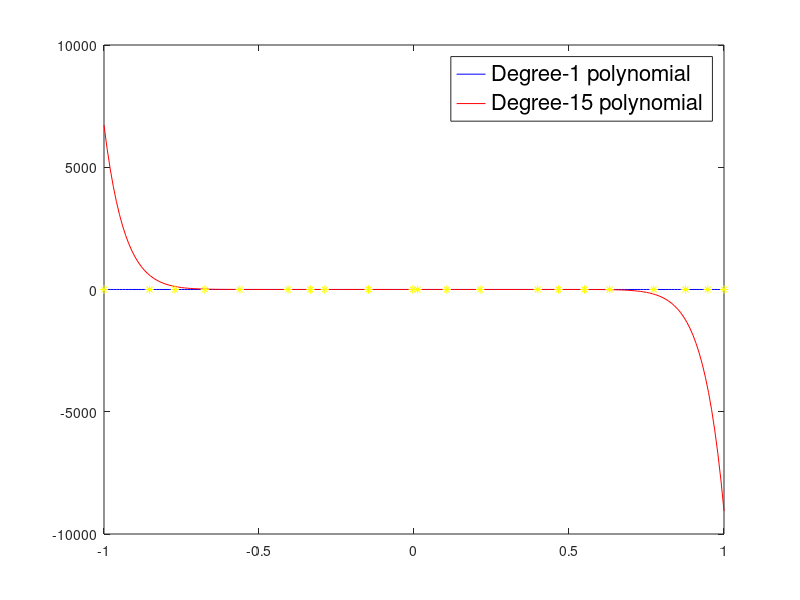

This figure's MATLAB source:
function QRLS_poly

% Generate Data
x=[-1:0.1:1]';
m=length(x);   % We have m=21.
x(2:end-1,1)=x(2:end-1,1)+0.1*rand(m-2,1);
y=x+0.2*randn(m,1);

% Use polynomial of degree 1 for regression.
deg=1;
n=deg+1;  % we have deg+1 basis functions.
[c1]=QR_LS_poly(x,y,n);

% Use polynomial of degree 8 for regression.
deg=15;
n=deg+1;
[c15]=QR_LS_poly(x,y,n);

% Plot the results.
xt=[-1:0.01:1]';
% Plot degree-1 polynomial regression in blue.
c=c1;
for i=1:length(xt)
    yt(i,1)=0;
    for j=1:length(c)
        yt(i,1)=yt(i,1)+c(j)*(xt(i,1))^(j-1);
    end
end
plot(xt,yt,'b');
hold on;
% Plot degree-15 polynomial regression in red.
c=c15;
for i=1:length(xt)
    yt(i,1)=0;
    for j=1:length(c)
        yt(i,1)=yt(i,1)+c(j)*(xt(i,1))^(j-1);
    end
end
plot(xt,yt,'r');
hold on;
plot(x,y,'y*');
legend({'Degree-1 polynomial','Degree-15 polynomial'},'FontSize',16)
%axis ([-2 2 -2 2])
hold off

%%%%%%%%%%%%%%%%%%%%%%%%%%%%%%%%%%
%%% Complete the following function to compute coefficients via QR Least squre.
%%%%%%%%%%%%%%%%%%%%%%%%%%%%%%%%%%%%
function c=QR_LS_poly(x,y,n)
    % Generate A.
    m=length(x);
     
    for i=1:m
        for j=1:n
            %%%%%%%%%%%%%%
            % Complete the line to compute A(i,j)
            
            A(i,j)= x(i)^j;
            
            %%%%%%%%%%%%%%
        end
    end
    
    % Solve the least squares min||Ac-y||_2^2 via QR decomposition.
    [Q,R]=ModifiedGramSchmidt(A);
    %%%%%%%%%%%%%%%%%%%%%%%%
    %%% Write or paste your code of back-substitution for solving R*c=Q^T*y. The answer is stored in c. 
    b = transpose(Q) * y;
    % Backward substitution
    % b is overwritten by the solution
    for u=n:-1:1
        %%%%%
        % Insert your lines
        if u == n
            c(1,u) = b(u)/R(u,u);
        else
            c(1,u) = (b(u) - R(u+1,u)*b(u+1))/R(u,u);
        end
        %%%%%
    end

    %%%%%%%%%%%%%%%%%%%%%%%  
end



%%% Paste your modified Gram-Schmidt subroutine in gs_qr.m in Homework 3.
function [Q,R]=ModifiedGramSchmidt(A)
    [m,n]=size(A);
    Q=A;
    R=zeros(n,n);
    for k=1:n
        %%%%%%%%%%%%%%%%%%%%%%%
        % Add lines for modified Gram-Schmidt
       if k > 1
       for p = 1:k-1
            R(p,k) = transpose(Q(1:m,p))*Q(1:m,k);
            Q(1:m,k) = Q(1:m,k) - R(p,k)*Q(1:m,p);
       end
       end
       R(k,k) = norm(Q(1:m,k));
       Q(1:m,k) = Q(1:m,k)/R(k,k);
    
    
    %%%%%%%%%%%%%%%%%%%%%%%
    end
end
end